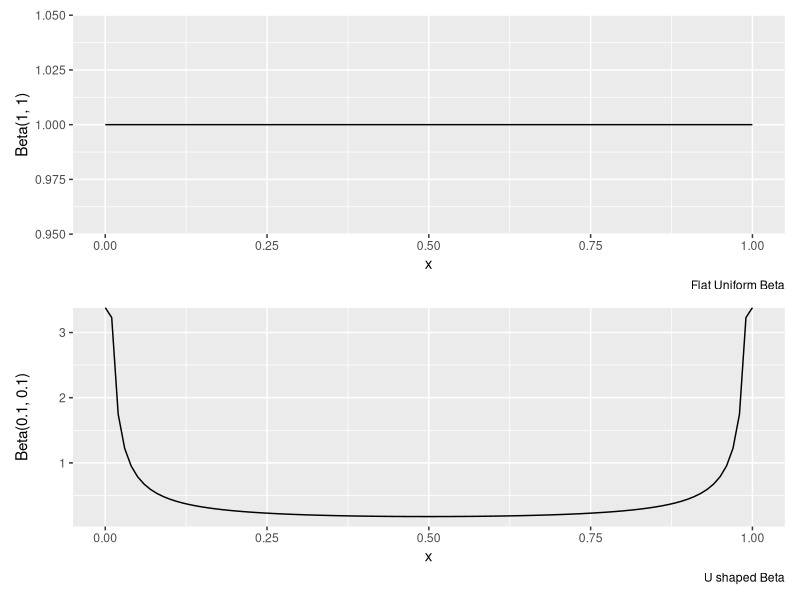

Here is the R script that generated this plot: (Note: a time limit stopped this script after it produced the figure.)
## ---- chunk 1
library(ggplot2)
library(patchwork)
flat_beta <- 
  ggplot() + 
  xlim(c(0,1)) + 
  geom_function(fun = dbeta, args = list(shape1 = 1, shape2 = 1)) + 
  labs(x = "x", y = "Beta(1, 1)",
       caption = "Flat Uniform Beta")

u_beta <- 
  ggplot() + 
  xlim(c(0,1)) + 
  geom_function(fun = dbeta, args = list(shape1 = 0.1, shape2 = 0.1)) + 
  labs(x = "x", y = "Beta(0.1, 0.1)",
       caption = "U shaped Beta")
flat_beta / u_beta
## ---- chunk 2
coverage <-  
  function(x ){
  lower <- x[1]
  upper <- x[2]

  lower <- round(lower, 3)
  upper <- round(upper, 3)
  ifelse(lower <= 0.74 & 0.74 <= upper, 1, 0)
}

interval_beta <- function(y, 
                          n = 10,
                          alpha = 0.05,
                          a = 1, 
                          b = 1, 
                          hierc = T){
  if(hierc){
    lower <- qbeta(alpha, a + y, b + n - y)
    upper <- qbeta(1 - alpha, a + y, b + n - y)
  }else{
    lower <- qbeta(alpha, 1 + y, 1 + n - y)
    upper <- qbeta(1 - alpha, 1 + y, 1 + n - y)
    
  }
  
  c(lower, upper)
}

get_intervals <-
  function(x = NULL, 
           theta = NULL){
    if(is.null(x)) stop("Please add a proper vector of successes!")
    if(is.null(theta)) stop("Please add a proper vector for theta!")
    x <- matrix(x, ncol = 1)
    
    lower_conf <- apply(x, MARGIN = 1,
                       FUN = function(x){
                         x <- 1  - pbinom(x - 1,
                                     size = 10,
                                     prob = theta)
                         x <- theta[round(x,3) <= 0.05]
                         max(x)
                         })
    
    upper_conf <- apply(x, MARGIN = 1,
                       FUN = function(x){
                        x <-  pbinom(x,
                                size = 10,
                                prob = theta)
                        x <- theta[round(x,3) <= 0.05]
                        
                        if(is.infinite(min(x))){0}else{min(x)}  
                         
                         })
   

    bayes_uniform <- interval_beta(x,
                                   hierc = F)
    bayes_hierarchical <- interval_beta(x,
                                        a = a,
                                        b = b, 
                                        hierc = T)
    
    aux <- c(lower_conf, 
             upper_conf, 
             bayes_uniform,
             bayes_hierarchical)
    
    aux <- ifelse(is.na(aux), 1, aux)
    aux <- matrix(aux, ncol = 6)
    colnames(aux) <- c("CI_L", 
                       "CI_H",
                       "Cred_Unif_L",
                       "Cred_Unif_H",
                       "Cred_Hier_L",
                       "Cred_Hier_H")
    aux
  }



## ---- chunk 3
iters <- 100000

theta_vec <- seq(from = 0, to = 1, by = 0.0005)
n = 10

a = 0.1
b = 0.1

sims <- 
  apply(matrix(1:iters, ncol = 1), 
        MARGIN = 1,
      FUN = function(x){
        set.seed(x)
        

        x <- matrix(c(x, sum(rbinom(n, 1, prob  = 0.74))), nrow = 2)
        x
      }, 
      simplify = T)|>t()

colnames(sims) <- c("sim", "successes")

intervals <- get_intervals(x = sims[,2], theta = theta_vec)

sims <- cbind(sims, intervals)

coverage_values <-
  apply(sims[,3:8],
        1,
        function(x){
          covg_freq <- coverage(x[1:2])
          covg_unif <- coverage(x[3:4])
          covg_hierc <- coverage(x[5:6])
          c(covg_freq, covg_unif, covg_hierc)
          })|> t()

colnames(coverage_values) <- c("covg_freq", "covg_unif", "covg_hierc")

sims <- cbind(sims, coverage_values)

coverage_means <- cbind(mean(sims[,"covg_freq"]), mean(sims[,"covg_unif"]), mean(sims[,"covg_hierc"]))

colnames(coverage_means) <- c("frequentist", "uniform", "u_shape")
coverage_means <- data.frame(coverage_means)

coverage_means |> 
  knitr::kable(
    format = "html",
    col.names = c("Frequentist Coverage",
                  "Flat Beta Coverage",
                  "U-shaped Beta Coverage"))
## ---- chunk 4
n <- 10
x <- 7


posterior_lower <- pbeta(theta_vec, 
                         shape1 = 1 + x, 
                         shape2 = 1 + n - x)


posterior_upper <- 1 - pbeta(theta_vec, 
                             shape1 = 1 + x, 
                             shape2 = 1 + n - x)

a_0 = 0.5
b_0 = 0.5

posterior_lower_hierc <- pbeta(theta_vec, 
                         shape1 = a + x, 
                         shape2 = b + n - x)


posterior_upper_hierc <- 1 - pbeta(theta_vec, 
                             shape1 = a + x, 
                             shape2 = b + n - x)

conf_lower <- 1 - pbinom(x-1, size = n, prob =theta_vec )
conf_upper <- pbinom(x, size = n, prob = theta_vec  )
posterior_interval <- ifelse(posterior_lower >= posterior_upper,
                             posterior_upper, 
                             posterior_lower)

posterior_interval_hierc <- 
  ifelse(posterior_lower_hierc >= posterior_upper_hierc,
         posterior_upper_hierc, 
         posterior_lower_hierc)

conf_interval <- ifelse(conf_lower >= conf_upper,
                        conf_upper, 
                        conf_lower)
text_size <- 9

experiment<- 
  ggplot() + 
  geom_path(aes(x = theta_vec, 
                y = posterior_interval,
                colour = "Cred. Uniform"), linewidth = 1.1,
            alpha = 0.5) + 
  geom_path(aes(x = theta_vec, y = conf_interval,
                colour = "Conf. Int"), linewidth = 1.1,
            alpha = 0.5) + 
  geom_path(aes(x = theta_vec, 
                y = posterior_interval_hierc,
                colour = "Cred. U-Shaped"), linewidth = 1.1,
            alpha = 0.5) + 
  geom_vline(xintercept = c(0.645,0.742),
             linewidth = 1) + 
  theme_bw() + 
  scale_colour_manual(values = c("Cred. Uniform" = "darkred",
                                 "Cred. U-Shaped" = "pink",
                                 "Conf. Int" = "darkgreen")) + 
  labs(x = expression(theta), y = "Posterior Probability / p value",
       colour = "Interval type" ) +
   theme(legend.position = "top",
        text = element_text(size = text_size))+
  ylim(0,1)
  

sim_confidence <- 
  ggplot() + 
  geom_errorbar(aes(x = 1:iters, 
                    ymin =sims[,"CI_L"],
                    ymax =sims[,"CI_H"],
                    colour = factor(sims[,"covg_freq"]))) + 
  geom_hline(yintercept = 0.74, colour = "darkred",
             linewidth = 1.1) +
  ylim(0,1) + 
  labs(x = "Simulation N°",
       y = expression(theta~"interval"),
       colour = "Coverage",
       caption = "Inverse exact binomial test")+ 
  theme_bw() + 
  theme(legend.position = "top",
        text = element_text(size = text_size))

sim_unif_bayes <-
  ggplot() + 
  geom_errorbar(aes(x = 1:iters,
                    ymin =sims[,"Cred_Unif_L"],
                    ymax =sims[,"Cred_Unif_H"],
                    colour = factor(sims[,"covg_unif"]))
                ) + 
  geom_hline(yintercept = 0.74, 
             colour = "darkred", linewidth = 1.1)+
  ylim(0,1) + 
  labs(x = "Simulation N°", y = expression(theta~"interval"),
       colour = "Coverage",
       caption = "Flat Beta(1,1) prior")+ 
  theme_bw()+ 
  theme(legend.position = "top",
        text = element_text(size = text_size))
  

sim_hierc_bayes <- 
  ggplot() + 
  geom_errorbar(aes(x = 1:iters,
                    ymin =sims[,"Cred_Hier_L"],
                    ymax =sims[,"Cred_Hier_H"],
                    colour = factor(sims[,"covg_hierc"]))
                ) + 
  geom_hline(yintercept = 0.74, 
             colour = "darkred", linewidth = 1.1)+
  ylim(0,1)  + 
  labs(x = "Simulation N°", y = expression(theta~"interval"),
       colour = "Coverage",
       caption = bquote('Beta'~(.(a)~","~.(b))~~"prior"))+ 
  theme_bw()+ 
  theme(legend.position = "top",
        text = element_text(size = text_size))
experiment + (sim_confidence / sim_unif_bayes / sim_hierc_bayes)
